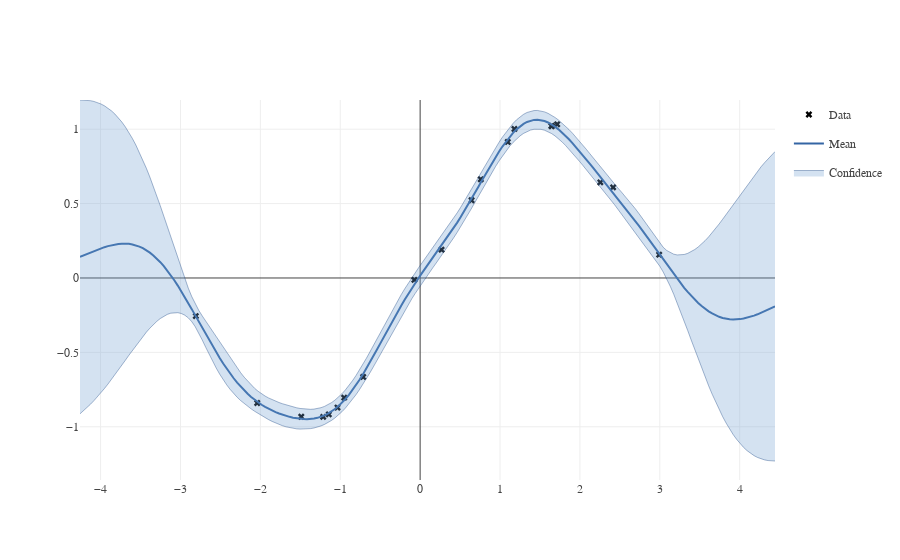

Notebook cell for this chart:
### Markdown cell above
In this simple example, the objective function (usually!) has only one local minima, and each of the found solutions are the same. 

Once again, we can use `print(m)` and `m.plot()` to look at the resulting model resulting model. This time, the paraemters values have been optimized agains the log likelihood (aka the log marginal likelihood): the fit shoul dbe much better.

### Code cell
display(m)
fig = m.plot()
GPy.plotting.show(fig, filename='basic_gp_regression_notebook_optimized')

### Figure 1 — Plotly figure (JSON) as saved in the notebook; plotly's stock layout.template omitted (floating-point values rounded to 4 significant figures; data arrays with more than 128 entries replaced by an {"elided": "..."} marker saying what was removed)
{"data": [{"marker": {"color": "black", "symbol": "x"}, "mode": "markers", "name": "Data", "showlegend": true, "type": "scatter", "uid": "dead0c22-47ca-4fd6-b050-5019277fd2bd", "x": [1.097, -0.9508, 1.649, -1.488, -1.143, 2.992, -1.214, 1.18, 1.643, 0.759, -1.035, 2.415, -2.808, -2.04, 2.255, -0.07219, 0.2678, -0.7129, 1.715, 0.6437], "xaxis": "x", "y": [0.9144, -0.8042, 1.022, -0.9325, -0.9168, 0.1564, -0.9332, 1.002, 1.021, 0.6632, -0.8707, 0.6091, -0.2558, -0.8401, 0.6429, -0.01299, 0.1903, -0.665, 1.033, 0.5225], "yaxis": "y"}, {"line": {"color": "#3465a4", "width": 2}, "mode": "lines", "name": "Mean", "showlegend": true, "type": "scatter", "uid": "d4eb7fee-d68b-4fc4-8391-5844ae3e0ce6", "x": {"elided": "200 float values"}, "xaxis": "x", "y": {"elided": "200 float values"}, "yaxis": "y"}, {"fillcolor": "rgba(114, 159, 207, 0.3)", "legendgroup": "Confidence_fill_(1,1)", "line": {"color": "#204a87", "width": 0.4}, "mode": "lines", "name": "Confidence", "opacity": 0.3, "showlegend": false, "type": "scatter", "uid": "9b22754d-fb5e-4b45-99ad-189d1dd1014c", "x": {"elided": "200 float values"}, "xaxis": "x", "y": {"elided": "200 float values"}, "yaxis": "y"}, {"fill": "tonextx", "fillcolor": "rgba(114, 159, 207, 0.3)", "legendgroup": "Confidence_fill_(1,1)", "line": {"color": "#204a87", "width": 0.4}, "mode": "lines", "name": "Confidence", "opacity": 0.3, "showlegend": true, "type": "scatter", "uid": "9d89908e-75aa-4575-b5cd-c909ab123404", "x": {"elided": "200 float values"}, "xaxis": "x", "y": {"elided": "200 float values"}, "yaxis": "y"}], "layout": {"font": {"family": "Raleway, sans-serif"}, "showlegend": true, "xaxis": {"anchor": "y", "domain": [0, 1]}, "yaxis": {"anchor": "x", "domain": [0, 1]}}}
